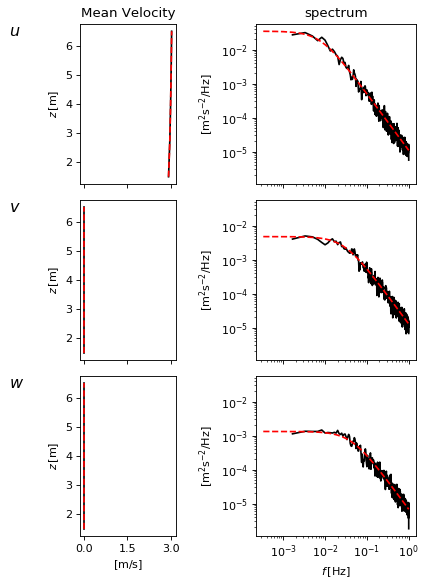

Recreate this plot in Python.
"""
This script provides an example usage of the TurbGen API.
"""

# Begin by importing the TurbGen API and plotting tools
### BLOCK1
import pyts.api as pyts
import pyts.plot.api as plt
from matplotlib.pylab import show
### BLOCK1.END
# Define some variables for the TurbGen run:
### BLOCK2
refht = 4
ustar = 0.03
Uref = 3.

# This creates a TurbGen 'run object':
tsr = pyts.tsrun()

tsr.grid = pyts.tsGrid(center=refht,
                       ny=3,
                       nz=5,
                       height=5,
                       width=5,
                       time_sec=3000,
                       dt=0.5,)
### BLOCK2.END

tsr.prof = pyts.profModels.h2l(Uref, refht, ustar)
tsr.spec = pyts.specModels.tidal(ustar, refht)
tsr.cohere = pyts.cohereModels.nwtc()
tsr.stress = pyts.stressModels.tidal(ustar, refht)

# Run TurbGen:
out = tsr()

# Create a 'TurbGen plotting figure' (plotting object):
fig = plt.summfig()

# Now just call this plotting object's 'plot' method with the
# TurbGen output as input:
fig.plot(out, color='k')

# These plotting objects are smart; when the same 'plot' method
# is given a TurbGen 'run' object it plots the target values:
fig.plot(tsr, color='r', linestyle='--')

fig.finalize()

show()
